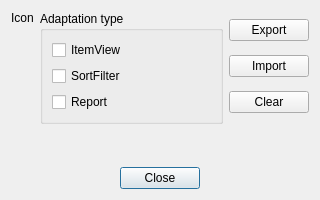
<?xml version="1.0" encoding="UTF-8"?>
<ui version="4.0">
 <class>AdaptationsDialog</class>
 <widget class="QDialog" name="AdaptationsDialog">
  <property name="geometry">
   <rect>
    <x>0</x>
    <y>0</y>
    <width>320</width>
    <height>200</height>
   </rect>
  </property>
  <property name="windowTitle">
   <string>Dialog</string>
  </property>
  <layout class="QVBoxLayout" name="verticalLayout_4">
   <item>
    <layout class="QHBoxLayout" name="horizontalLayout" stretch="0,1,0">
     <item>
      <layout class="QVBoxLayout" name="verticalLayout_2">
       <item>
        <widget class="QLabel" name="labelIcon">
         <property name="text">
          <string>Icon</string>
         </property>
        </widget>
       </item>
       <item>
        <spacer name="verticalSpacer_2">
         <property name="orientation">
          <enum>Qt::Orientation::Vertical</enum>
         </property>
         <property name="sizeHint" stdset="0">
          <size>
           <width>20</width>
           <height>40</height>
          </size>
         </property>
        </spacer>
       </item>
      </layout>
     </item>
     <item>
      <widget class="QGroupBox" name="groupBox_5">
       <property name="title">
        <string>Adaptation type</string>
       </property>
       <layout class="QVBoxLayout" name="verticalLayout">
        <item>
         <widget class="QCheckBox" name="checkBoxItemView">
          <property name="text">
           <string>ItemView</string>
          </property>
         </widget>
        </item>
        <item>
         <widget class="QCheckBox" name="checkBoxSortFilter">
          <property name="text">
           <string>SortFilter</string>
          </property>
         </widget>
        </item>
        <item>
         <widget class="QCheckBox" name="checkBoxReport">
          <property name="text">
           <string>Report</string>
          </property>
         </widget>
        </item>
       </layout>
      </widget>
     </item>
     <item>
      <layout class="QVBoxLayout" name="verticalLayout_3">
       <item>
        <widget class="QPushButton" name="pushButtonExport">
         <property name="text">
          <string>Export</string>
         </property>
         <property name="autoDefault">
          <bool>false</bool>
         </property>
        </widget>
       </item>
       <item>
        <widget class="QPushButton" name="pushButtonImport">
         <property name="text">
          <string>Import</string>
         </property>
         <property name="autoDefault">
          <bool>false</bool>
         </property>
        </widget>
       </item>
       <item>
        <widget class="QPushButton" name="pushButtonClear">
         <property name="text">
          <string>Clear</string>
         </property>
         <property name="autoDefault">
          <bool>false</bool>
         </property>
        </widget>
       </item>
      </layout>
     </item>
    </layout>
   </item>
   <item>
    <spacer name="verticalSpacer">
     <property name="orientation">
      <enum>Qt::Orientation::Vertical</enum>
     </property>
     <property name="sizeHint" stdset="0">
      <size>
       <width>20</width>
       <height>6</height>
      </size>
     </property>
    </spacer>
   </item>
   <item>
    <widget class="QDialogButtonBox" name="buttonBox">
     <property name="orientation">
      <enum>Qt::Orientation::Horizontal</enum>
     </property>
     <property name="standardButtons">
      <set>QDialogButtonBox::StandardButton::Close</set>
     </property>
     <property name="centerButtons">
      <bool>true</bool>
     </property>
    </widget>
   </item>
  </layout>
 </widget>
 <resources/>
 <connections>
  <connection>
   <sender>buttonBox</sender>
   <signal>accepted()</signal>
   <receiver>AdaptationsDialog</receiver>
   <slot>accept()</slot>
   <hints>
    <hint type="sourcelabel">
     <x>248</x>
     <y>254</y>
    </hint>
    <hint type="destinationlabel">
     <x>157</x>
     <y>274</y>
    </hint>
   </hints>
  </connection>
  <connection>
   <sender>buttonBox</sender>
   <signal>rejected()</signal>
   <receiver>AdaptationsDialog</receiver>
   <slot>reject()</slot>
   <hints>
    <hint type="sourcelabel">
     <x>316</x>
     <y>260</y>
    </hint>
    <hint type="destinationlabel">
     <x>286</x>
     <y>274</y>
    </hint>
   </hints>
  </connection>
 </connections>
</ui>
